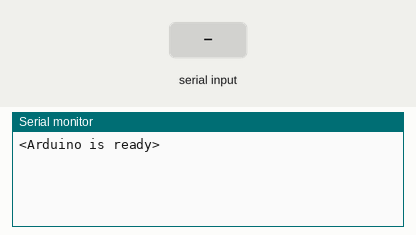
A sketch run on a simulated Arduino Mega 2560, built with avr-gcc and run on an emulated ATmega2560. Shown: the last lines printed to the serial monitor. The inputs (shaded band) are chosen by the test bench.

Above: at 1.2 s.
1.3 s: "90,45\n" received over Serial
At 2.2 s:
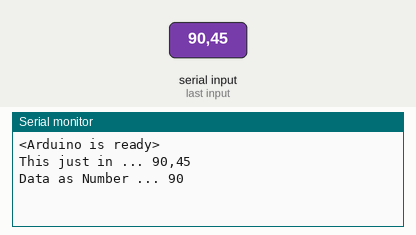
2.8 s: "0\n" received over Serial
At 3.8 s:
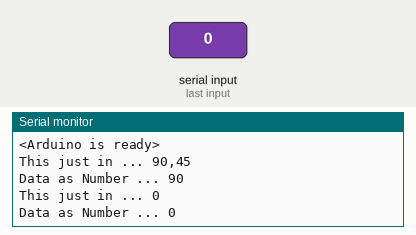

Measured:
- after the input at 1.3 s, the serial monitor: prints a new line at once (image 1)
- after the input at 2.8 s, the serial monitor: prints a new line at once (image 2)

The sketch:

SERIAL_RX_TEST_ARDUINO.ino
```cpp
// Example 4 - Receive a number as text and convert it to an int

const byte numChars = 32;
char receivedChars[numChars];   // an array to store the received data

boolean newData = false;

int dataNumber = 0;             // new for this version

void setup() {
    Serial.begin(9600);
    Serial1.begin(9600);
    Serial.println("<Arduino is ready>");
    Serial1.println("<Arduino is ready>");
}

void loop() {
    recvWithEndMarker();
    if (dataNumber > 1) {digitalWrite(13,HIGH);}
    else if (dataNumber ==0) {digitalWrite(13,LOW);}
    delay(5);
    showNewNumber();
}

void recvWithEndMarker() {
    static byte ndx = 0;
    char endMarker = '\n';
    char rc;

    if (Serial.available() > 0) {
        rc = Serial.read();

        if (rc != endMarker) {
            receivedChars[ndx] = rc;
            ndx++;
            if (ndx >= numChars) {
                ndx = numChars - 1;
            }
        }
        else {
            receivedChars[ndx] = '\0'; // terminate the string
            ndx = 0;
            newData = true;
        }
    }
}

void showNewNumber() {
    if (newData == true) {
        dataNumber = 0;             // new for this version
        dataNumber = atoi(receivedChars);   // new for this version
        Serial1.print("This just in ... ");
        Serial1.println(receivedChars);
        Serial1.print("Data as Number ... ");    // new for this version
        Serial1.println(dataNumber);     // new for this version

        Serial.print("This just in ... ");
        Serial.println(receivedChars);
        Serial.print("Data as Number ... ");    // new for this version
        Serial.println(dataNumber);     // new for this version
        newData = false;
    }
}
```
